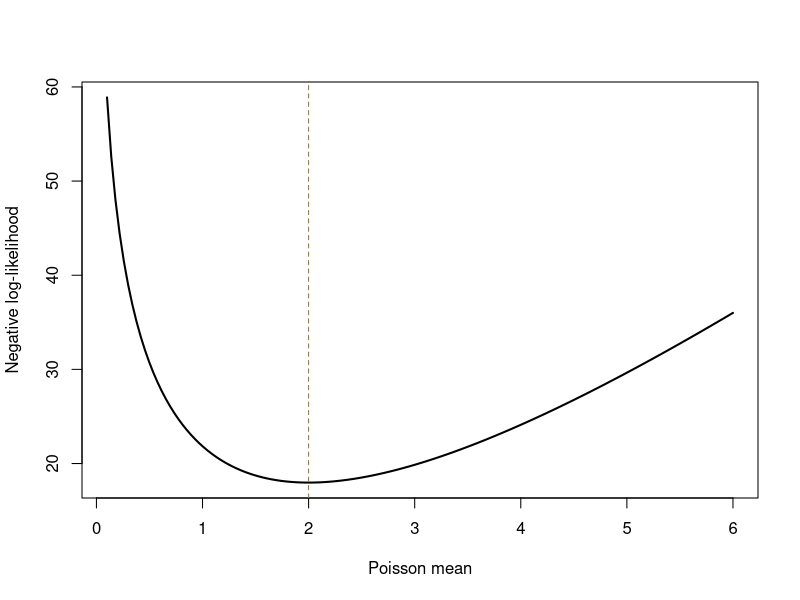

Source code (R):
## ---- chunk 1
# Synthetic teaching participants; no real patient records.
set.seed(6301)
n <- 80
trial <- data.frame(id = sprintf("P%03d", seq_len(n)),
  arm = factor(rep(c("Control", "Treatment"), each = n / 2)),
  age = round(rnorm(n, 60, 9)), sbp_0 = rnorm(n, 145, 12))
trial$sbp_12 <- 25 + .8 * trial$sbp_0 + .1 * (trial$age - 60) -
  7 * (trial$arm == "Treatment") + rnorm(n, 0, 7)
trial$response <- rbinom(n, 1, plogis(-.5 + .8 * (trial$arm == "Treatment") -
                                     .025 * (trial$sbp_0 - 145)))
trial$sbp_0[c(5, 29, 61)] <- NA_real_
## ---- chunk 2
vars <- c("id", "arm", "sbp_0", "age", "sbp_12", "response")
analysis <- trial[complete.cases(trial[, vars]), vars]
new_people <- data.frame(sbp_0 = c(140, 155), age = c(55, 65),
  arm = factor(c("Control", "Treatment"), levels = levels(analysis$arm)))
## ---- chunk 3
table(analysis$response)
binary_fit <- glm(response ~ sbp_0 + arm,
  family = binomial(), data = analysis, na.action = na.fail)
coef(binary_fit)
## ---- chunk 4
eta <- predict(binary_fit, newdata = new_people, type = "link")
prob <- predict(binary_fit, newdata = new_people, type = "response")
data.frame(log_odds = eta, probability = prob)
stopifnot(isTRUE(all.equal(unname(plogis(eta)), unname(prob))),
          all(prob >= 0 & prob <= 1))
## ---- chunk 5
c(log_odds_coefficient = coef(binary_fit)["armTreatment"],
  conditional_odds_ratio = exp(coef(binary_fit)["armTreatment"]))
## ---- chunk 6
c(converged = binary_fit$converged,
  finite_coefficients = all(is.finite(coef(binary_fit))))
range(fitted(binary_fit))
## ---- chunk 7
counts <- c(0, 1, 2, 1, 4, 3, 2, 0, 5, 2)
poisson_nll <- function(lambda, y) {
  if (length(lambda) != 1L || !is.finite(lambda) || lambda <= 0)
    return(Inf)
  -sum(dpois(y, lambda = lambda, log = TRUE))
}
poisson_nll(2, counts)
## ---- chunk 8
#| echo: false
#| fig-width: 9
#| fig-height: 3.7
grid <- seq(.1, 6, length.out = 150)
plot(grid, vapply(grid, poisson_nll, numeric(1), y = counts), type = "l",
     xlab = "Poisson mean", ylab = "Negative log-likelihood", lwd = 2)
abline(v = mean(counts), lty = 2, col = "#8a7448")
## ---- chunk 9
opt <- optimize(poisson_nll, interval = c(.001, 10), y = counts)
c(numerical = opt$minimum, analytic = mean(counts), objective = opt$objective)
stopifnot(abs(opt$minimum - mean(counts)) < 1e-3)
## ---- chunk 10
narrow <- optimize(poisson_nll, interval = c(.001, 1), y = counts)
c(wrong_search_result = narrow$minimum, known_solution = mean(counts))
## ---- chunk 11
target <- function(z) pnorm(z) - .975
c(left = target(0), right = target(4))
root <- uniroot(target, interval = c(0, 4), tol = 1e-8)
c(root = root$root, residual = target(root$root), reference = qnorm(.975))
## ---- chunk 12
area <- integrate(dnorm, lower = -1.96, upper = 1.96)
c(numerical = area$value, reported_error = area$abs.error,
  cdf_difference = pnorm(1.96) - pnorm(-1.96))
## ---- chunk 13
specimen_raw <- c(" P001-W00 ", "P010-W12", "P020-W99", "P999-W04",
                  "junkP003-W12", "P004-W4", NA, "P005-W12")
specimen_raw
## ---- chunk 14
pattern <- "^(P[0-9]{3})-W([0-9]{2})$"
normalized <- toupper(trimws(specimen_raw))
stringr::str_match(normalized, pattern)
## ---- chunk 15
x <- c("report.csv", "reportXcsv")
data.frame(x, loose = grepl(".csv$", x),
  literal_dot = grepl("\\.csv$", x),
  raw_string = grepl(r"(\.csv$)", x))
## ---- chunk 16
parts <- regmatches(normalized, regexec(pattern, normalized))
id_base <- vapply(parts, function(z)
  if (length(z) == 3L) z[2] else NA_character_, character(1))
id_stringr <- stringr::str_match(normalized, pattern)[, 2]
stopifnot(identical(unname(id_base), unname(id_stringr)))
## ---- chunk 17
parse_specimen <- function(x, known_ids) {
  stopifnot(is.character(x), is.character(known_ids))
  clean <- toupper(trimws(x))
  m <- stringr::str_match(clean, "^(P[0-9]{3})-W([0-9]{2})$")
  id <- m[, 2]; week <- as.integer(m[, 3])
  status <- ifelse(is.na(x), "missing", ifelse(is.na(id), "bad format",
    ifelse(!id %in% known_ids, "unknown ID",
      ifelse(!week %in% c(0L, 4L, 12L, 26L), "invalid visit", "ok"))))
  data.frame(raw = x, normalized = clean, id, week, status)
}
## ---- chunk 18
parsed <- parse_specimen(specimen_raw, trial$id)
expected <- c("ok", "ok", "invalid visit", "unknown ID",
              "bad format", "bad format", "missing", "ok")
stopifnot(nrow(parsed) == length(specimen_raw),
          identical(parsed$status, expected))
parsed[, c("raw", "id", "week", "status")]
## ---- chunk 19
table(parsed$status, useNA = "ifany")
accepted <- parsed[parsed$status == "ok", ]
review <- parsed[parsed$status != "ok", ]
stopifnot(nrow(accepted) + nrow(review) == nrow(parsed))
